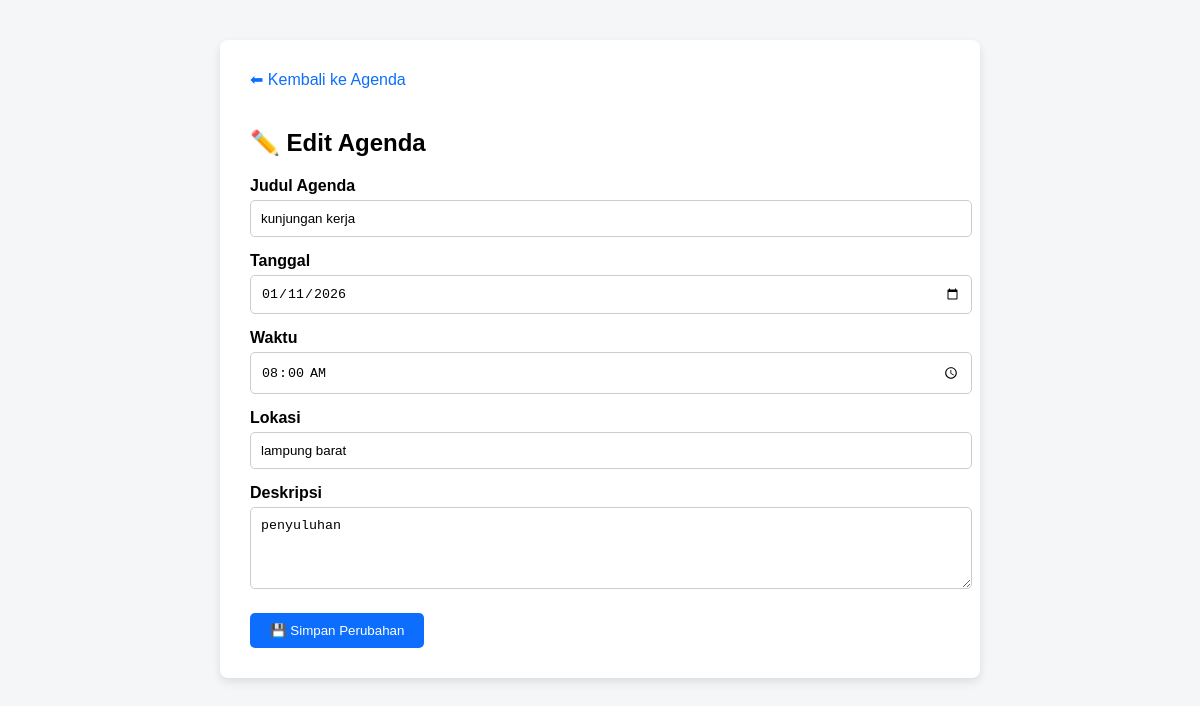
/dashboard_dpr/agenda_edit.php?id=1 (signed in), run on the app's committed database.
### tables this page shows
CREATE TABLE `agenda` (
  `id` int NOT NULL,
  `judul` varchar(255) NOT NULL,
  `lokasi` varchar(150) NOT NULL,
  `tanggal` date NOT NULL,
  `waktu` time DEFAULT NULL,
  `deskripsi` text,
  `created_at` timestamp NULL DEFAULT CURRENT_TIMESTAMP
);

### dashboard_dpr/agenda_edit.php (the view, shortened to what this page needs)
<?php
include "../config/koneksi.php";
$id = intval($_GET['id']);
$query = mysqli_query($koneksi, "SELECT * FROM agenda WHERE id = $id");
$agenda = mysqli_fetch_assoc($query);
?>
<!DOCTYPE html>
<html lang="id">
<head>
</head>
<body>
<div class="container">
    <a href="agenda.php" class="btn-back">⬅ Kembali ke Agenda</a>
    <h2>✏️ Edit Agenda</h2>
    <form method="POST">
        <label>Judul Agenda</label>
        <input type="text" name="judul" required value="<?= htmlspecialchars($agenda['judul']) ?>">
        <label>Tanggal</label>
        <input type="date" name="tanggal" required value="<?= $agenda['tanggal'] ?>">
        <label>Waktu</label>
        <input type="time" name="waktu" required value="<?= $agenda['waktu'] ?>">
        <label>Lokasi</label>
        <input type="text" name="lokasi" required value="<?= htmlspecialchars($agenda['lokasi']) ?>">
        <label>Deskripsi</label>
        <textarea name="deskripsi" rows="4"><?= htmlspecialchars($agenda['deskripsi']) ?></textarea>
        <button type="submit" name="update">💾 Simpan Perubahan</button>
    </form>
</div>
</body>
</html>

### dashboard_dpr/agenda_edit.php (style rules this page uses)
body { font-family:Arial, sans-serif; background:#f4f6f8; }
.container { max-width:700px; margin:40px auto; background:white; padding:30px; border-radius:8px; box-shadow:0 4px 10px rgba(0,0,0,.1); }
h2 { margin-bottom:20px; }
label { display:block; margin-top:15px; font-weight:bold; }
input, textarea { width:100%; padding:10px; margin-top:5px; border-radius:5px; border:1px solid #ccc; }
button { margin-top:20px; padding:10px 20px; background:#0d6efd; color:white; border:none; border-radius:5px; cursor:pointer; }
.btn-back { display:inline-block; margin-bottom:20px; text-decoration:none; color:#0d6efd; }

### data on the page
agenda: judul "kunjungan kerja", tanggal "01/11/2026", waktu "08:00:00", lokasi "lampung barat", deskripsi "penyuluhan"
